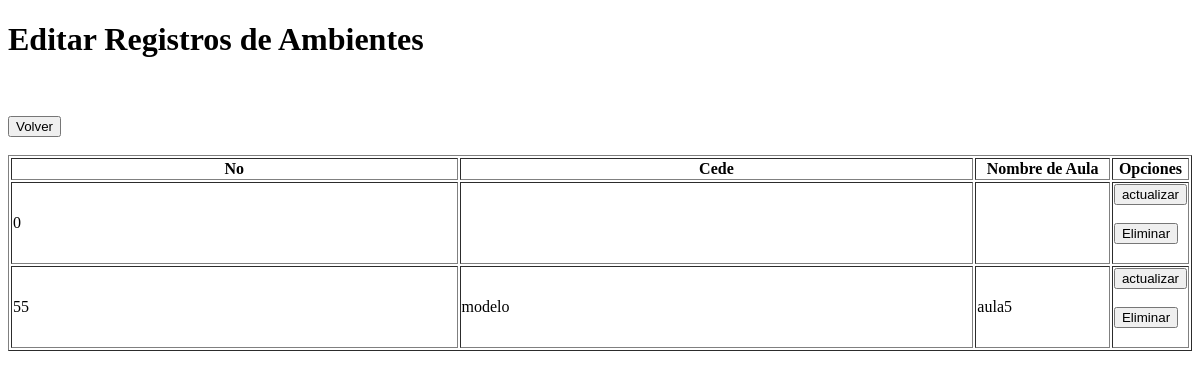
Page /index_ambientes.php on the earlier database version.
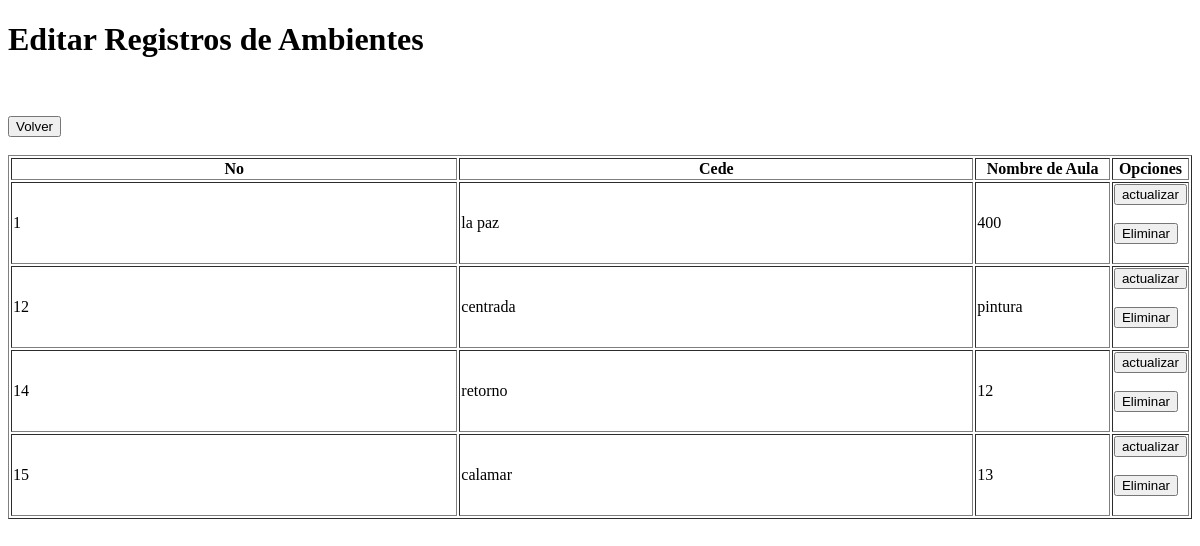
Same page on the later database version.
### tables this page shows
CREATE TABLE `ambientes` (
  `no` int(20) NOT NULL,
  `cede` varchar(50) NOT NULL,
  `nom_aula` varchar(50) DEFAULT NULL
);

### function.php (called while the page is built, shortened)
<?php
function db_query($query) {
    $connection = mysqli_connect("localhost","root","","proyecto");
    $result = mysqli_query($connection,$query);
    return $result;
}
?>

### index_ambientes.php (the view, shortened to what this page needs)
<!doctype html>
<html>
<head>
</head>
<body>
<div class="main-wrapper">
<h1>Editar Registros de Ambientes </h1>
<br><br>
<?php
	include("function.php");
?>
<table border="1" width="100%">
	<tr>
		<th width="41%">No</th>
		<th width="47%">Cede</th>
		<th width="41%">Nombre de Aula</th>
		<th width="50%">Opciones</th>
	</tr>
<?php
	$sql = "select * from ambientes";
	$result = db_query($sql);
	while($row = mysqli_fetch_object($result)){
	?>
	<tr>
		<td><?php echo $row->no;?></td>
		<td><?php echo $row->cede;?></td>
		<td><?php echo $row->nom_aula;?></td>
		<td>
<a href="editar_ambientes.php?id=<?php echo $row->no; ?>">
<input type="submit" class="btn btn-primary btn-block"  name="submit" value="actualizar"></a>
<br><br>
<a  href="borrar_ambientes.php?id=<?php echo $row->no;?>">
<input type="submit" class="btn btn-primary btn-block"  name="submit" value="Eliminar"></a>
<br><br>
  </td>
	</tr>
	<?php } ?>
	<a  href="c-menu.php">
<input type="submit" class="btn btn-primary btn-block"  name="submit" value="Volver"></a>
	<br><br>
</table>
</div>
</body>
</html>

Differences in the rows shown:
removed ambientes: no "0"
removed ambientes: no "55", cede "modelo", nom_aula "aula5"
added ambientes: no "1", cede "la paz", nom_aula "400"
added ambientes: no "12", cede "centrada", nom_aula "pintura"
added ambientes: no "14", cede "retorno", nom_aula "12"
added ambientes: no "15", cede "calamar", nom_aula "13"
